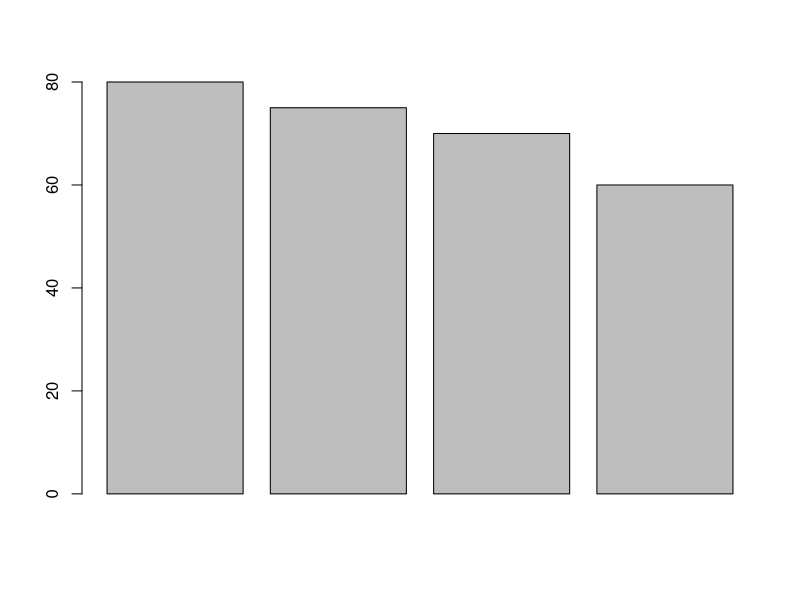
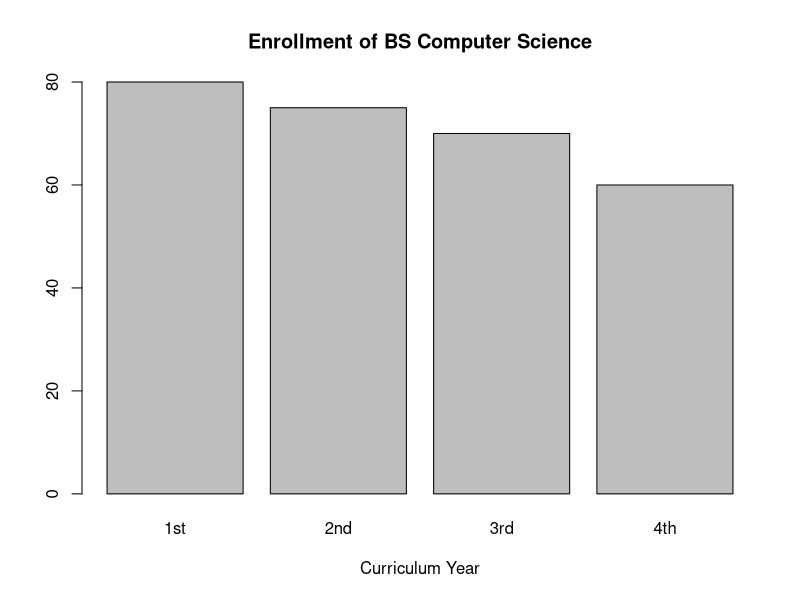
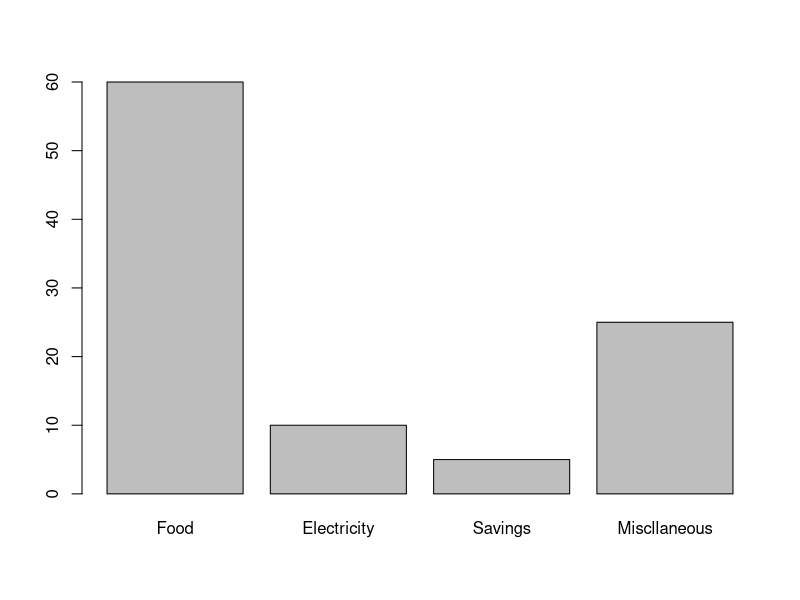
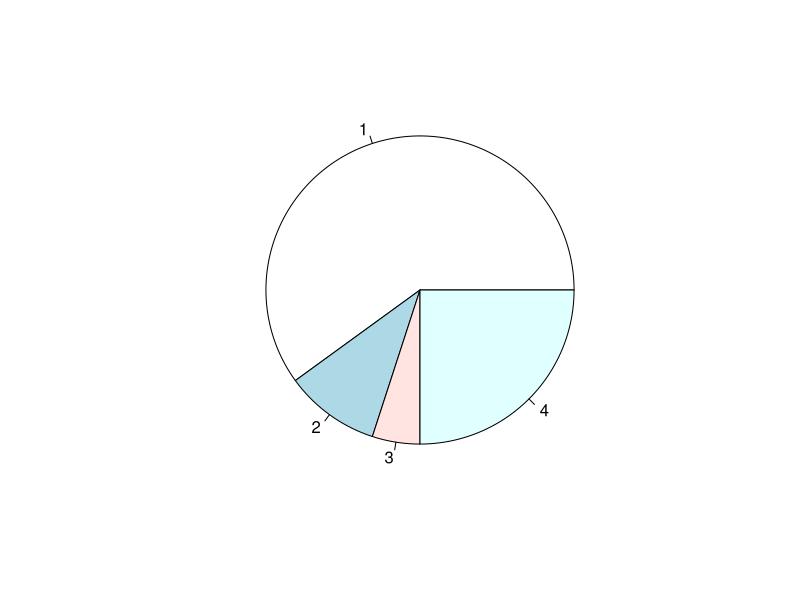
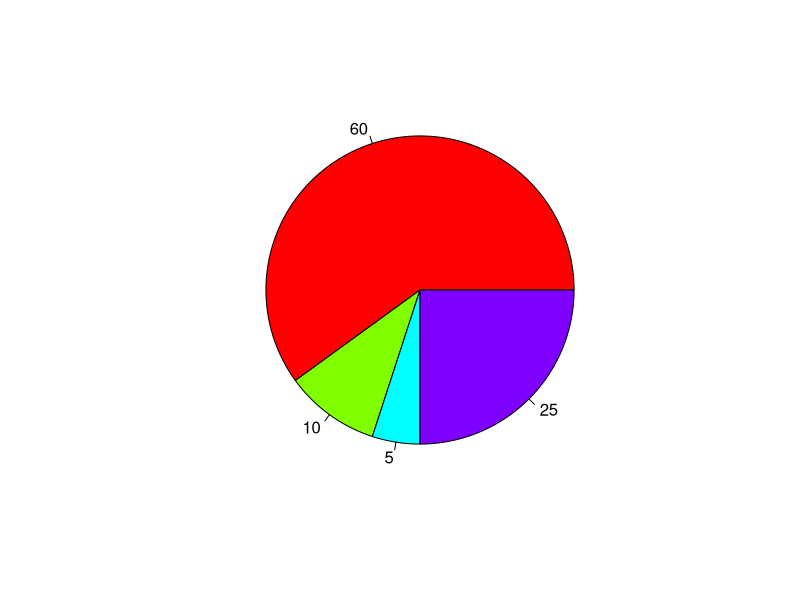
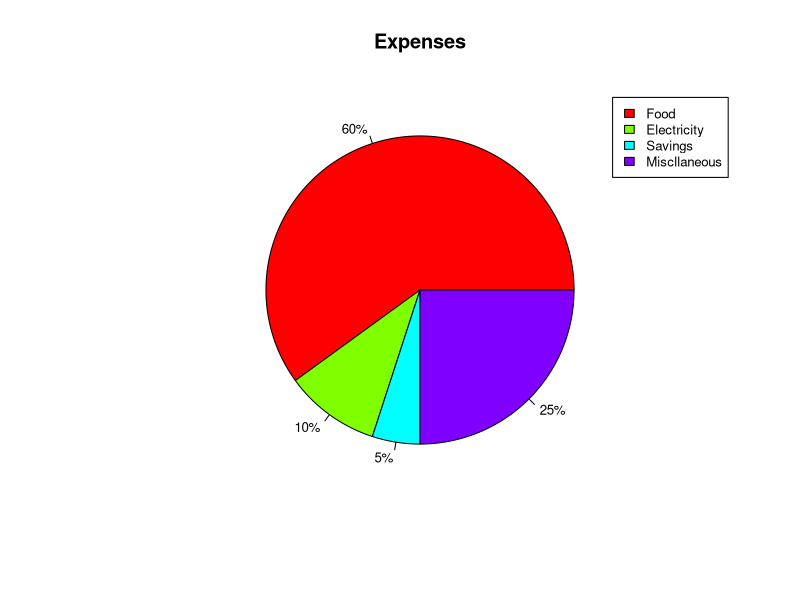
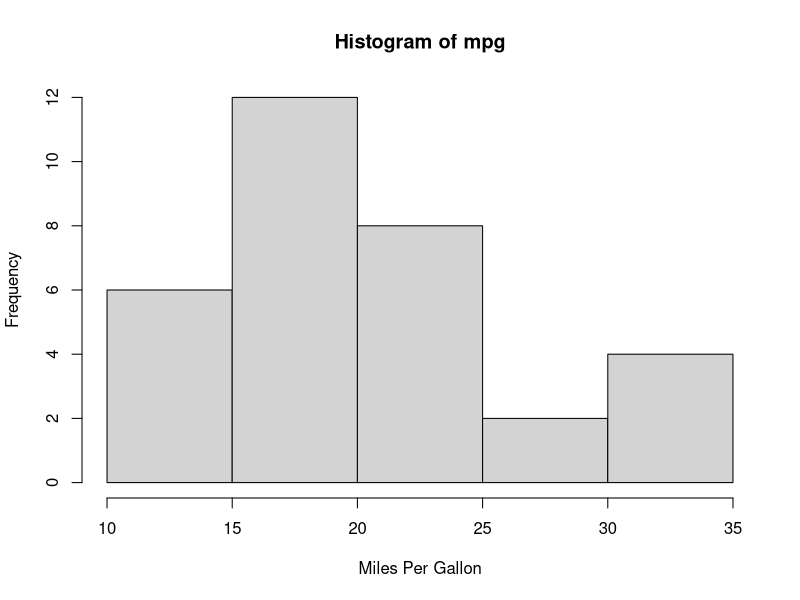
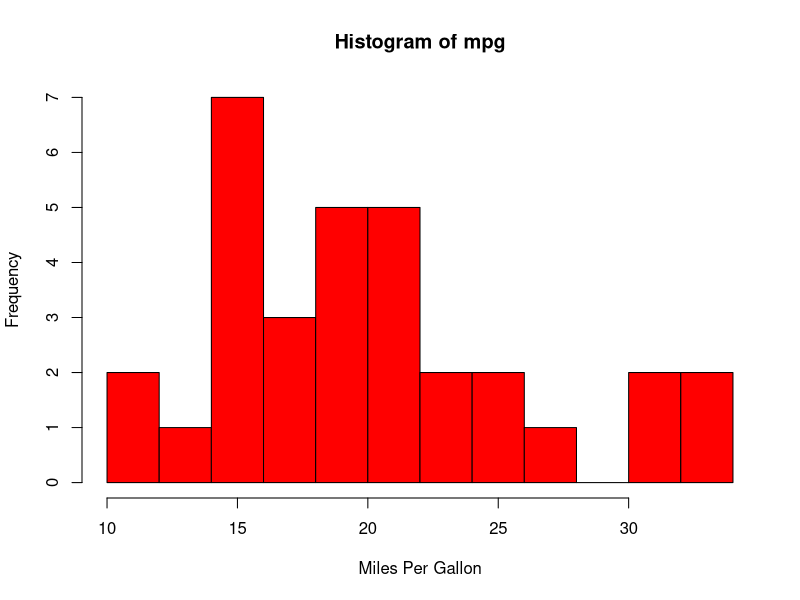

Here is the R script that generated these plots, in order:
## ---- chunk 1
knitr::opts_chunk$set(echo = TRUE)
## ---- chunk 2
date2019_2020 <- c(80,75,70,60)
numb1a <- barplot(date2019_2020)
numb1a
## ---- chunk 3
course <- c("1st","2nd","3rd","4th")

numb1b <- barplot(date2019_2020,
        main = "Enrollment of BS Computer Science",
        xlab = "Curriculum Year", names.arg = course)
## ---- chunk 4
num2a <- data.frame(
  expenses = c("Food", "Electricity", "Savings", "Miscllaneous"),
  percentage = c(60,10,5,25)
)
num2a

expenses <- c(60,10,5,25)
barplot(expenses,names.arg = c("Food", "Electricity", "Savings", "Miscllaneous"))
## ---- chunk 5
pie(expenses)
numb2b <- pie(expenses,
    col = rainbow(length(expenses)),
    labels = c(60,10,5,25))
## ---- chunk 6
ex_labels <- round(expenses/sum(expenses) * 100, 1)

ex_labels <- paste(ex_labels,"%",sep = "")
pie(expenses, main = "Expenses",col=rainbow(length(expenses)),labels = ex_labels,cex=0.8)

legend(1, c("Food", "Electricity", "Savings", "Miscllaneous"),
           cex = 0.8,fill = rainbow((length(expenses))))
## ---- chunk 7
data("mtcars")
numb3 <- mtcars$mpg
## ---- chunk 8
numb3a <-hist(numb3, xlab="Miles Per Gallon",
              main="Histogram of mpg")
## ---- chunk 9
numb3b <-hist(numb3, breaks=12, col="red", xlab="Miles Per Gallon",
              main="Histogram of mpg")

## ---- chunk 10
numb3c <-hist(numb3, breaks=12, col="red", xlab="Miles Per Gallon",
        main="Histogram with Normal Curve")
xfit<-seq(min(numb3),max(numb3),length=40)
yfit<-dnorm(xfit,mean=mean(numb3),sd=sd(numb3))
yfit <- yfit*diff(numb3c$mids[1:2])*length(numb3)
lines(xfit, yfit, col="blue", lwd=2)
## ---- chunk 11
data("iris")
set <- subset(iris, Species == "setosa")
ver <- subset(iris, Species == "versicolor")
vir <- subset(iris, Species == "virginica")
## ---- chunk 12
set <- subset(iris, Species == "setosa")
setosa <- colMeans(set[sapply(set,is.numeric)])
setosa

ver <- subset(iris, Species == "versicolor")
versicolor <- colMeans(ver[sapply(ver,is.numeric)])
versicolor

vir <- subset(iris, Species == "virginica")
virginica <- colMeans(vir[sapply(vir,is.numeric)])
virginica
## ---- chunk 13
trans3 <- rbind(setosa,
                versicolor,
                virginica)
trans3
## ---- chunk 14
barplot(trans3, beside = TRUE,
        main = "Iris Mean",
        xlab = "Characteristics",
        ylab = "Mean Scores",
        col = c("red","green","blue"))
